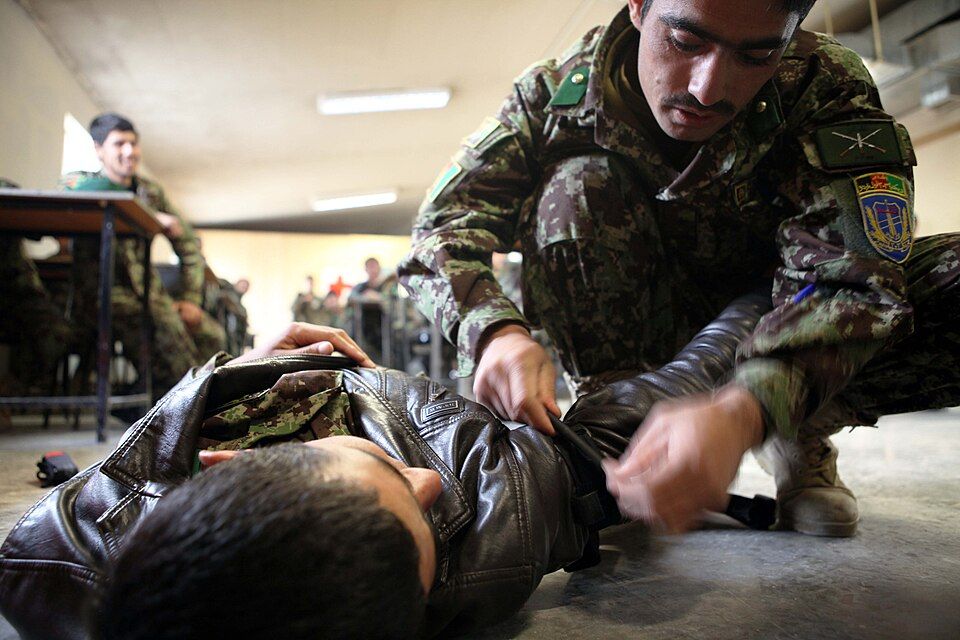
#> input picture cai-laowai/assets/faces/af-131202-a-yw808-017-11291907545-f10c714c4e.jpg, 960 x 640 px
$ python -i pool_quality_filter.py   (imports and definitions only)   (older library calls are emulated)
#> lines starting #> are read from the running program, lines starting #| are printed output that depends on the picture
#> further down, picture is the input picture: shape (640, 960, 3); mean B, G, R 86.5, 95.1, 102.3
#!/usr/bin/env python3
"""
Scan pool photos and remove:
  - grayscale / black-and-white images
  - cartoons, drawings, illustrations (non-photographic)
  - images without a clear single face

Writes a cleaned faces-pool.json and optionally deletes rejected files.
"""
from __future__ import annotations

import json
import sys
from collections import Counter
from datetime import datetime, timezone
from pathlib import Path

import cv2
import numpy as np
from tqdm import tqdm

ROOT = Path(__file__).resolve().parents[1]
DATA = ROOT / "data"
ASSETS = ROOT / "assets"
DEFAULT_JSON = DATA / "faces-pool.json"

sys.path.insert(0, str(Path(__file__).resolve().parent))
from profile_face_check import close_detector, is_profile_portrait  # noqa: E402


# [5 lines left out: function is_grayscale, not called in this run]


def is_cartoon_or_drawing(img: np.ndarray) -> tuple[bool, str]:
    """Heuristic: cartoons/drawings tend to have large flat-color regions and few color gradients."""
    h, w = img.shape[:2]
#> h = 640; w = 960
    area = h * w
#> area = 614400
    if area < 100:
        return True, "tiny"

    small = cv2.resize(img, (256, 256), interpolation=cv2.INTER_AREA)
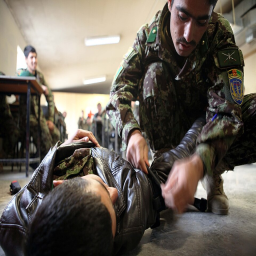
#> small: shape (256, 256, 3); mean B, G, R 86.5, 95.1, 102.3
    hsv = cv2.cvtColor(small, cv2.COLOR_BGR2HSV)
#> hsv: shape (256, 256, 3); mean H, S, V 38.5, 61.5, 104

    gray = cv2.cvtColor(small, cv2.COLOR_BGR2GRAY)
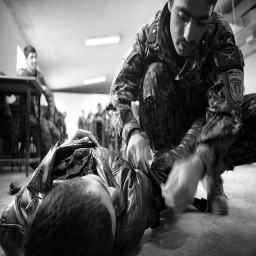
#> gray: shape (256, 256); min 0, max 255, mean 96.3
    edges = cv2.Canny(gray, 80, 200)
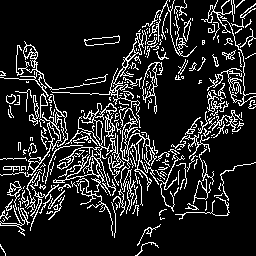
#> edges: shape (256, 256); 13.9% white in thin lines or dots
    edge_ratio = float(np.count_nonzero(edges)) / (256 * 256)
#> edge_ratio = 0.139

    quant = (small // 32) * 32
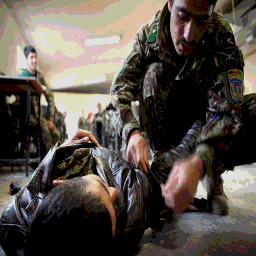
#> quant: shape (256, 256, 3); mean B, G, R 71.7, 79.7, 87.1
    pixels = quant.reshape(-1, 3)
    unique_colors = len(np.unique(pixels, axis=0))
#> unique_colors = 136

    sat_std = float(np.std(hsv[:, :, 1]))
#> sat_std = 42.97
    val_std = float(np.std(hsv[:, :, 2]))
#> val_std = 81.53

    lap = cv2.Laplacian(gray, cv2.CV_64F)
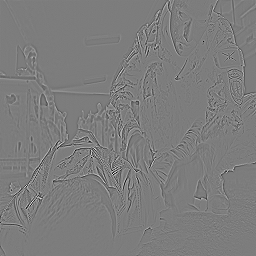
#> lap: shape (256, 256) float64; min -450, max 468, mean 0; drawn with min black and max white
    texture_var = float(np.var(lap))
#> texture_var = 1726.4

    if unique_colors < 60 and texture_var < 400:
        return True, f"flat_colors:{unique_colors},texture:{texture_var:.0f}"

    if edge_ratio > 0.18 and unique_colors < 120:
        return True, f"cartoon_edges:{edge_ratio:.2f},colors:{unique_colors}"

    if texture_var < 150 and sat_std < 25:
        return True, f"low_texture:{texture_var:.0f},sat_std:{sat_std:.0f}"

    return False, "photo"


# [89 lines left out: function main, not called in this run]


# [2 lines not run here, left out]

>>> import cv2
>>> picture = cv2.imread('../assets/faces/af-131202-a-yw808-017-11291907545-f10c714c4e.jpg')
>>> result = is_cartoon_or_drawing(picture)
#> result = (False, 'photo')

$ run again, on cai-laowai/assets/faces-staging/at-alps16-dayone-bmeia---53455044268-857fa9d198.jpg
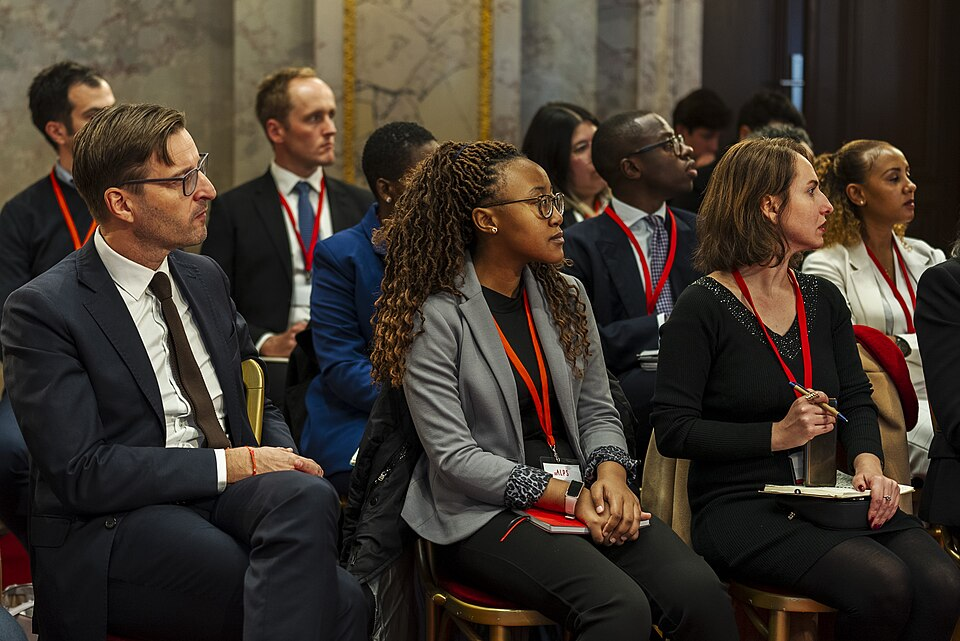
#> input picture cai-laowai/assets/faces-staging/at-alps16-dayone-bmeia---53455044268-857fa9d198.jpg, 960 x 641 px
#> picture is the input picture: shape (641, 960, 3); mean B, G, R 45, 53.7, 63.2
#> hsv: shape (256, 256, 3); mean H, S, V 44.5, 77.8, 65.2
#> in is_cartoon_or_drawing, `edges = cv2.Canny(gray, 80, 200)`:
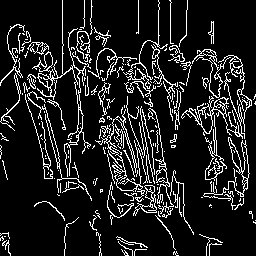
#> edges: shape (256, 256); 12.4% white in thin lines or dots
#> edge_ratio = 0.124
#> unique_colors = 118
#> sat_std = 60.68
#> val_std = 51.72
#> in is_cartoon_or_drawing, `lap = cv2.Laplacian(gray, cv2.CV_64F)`:
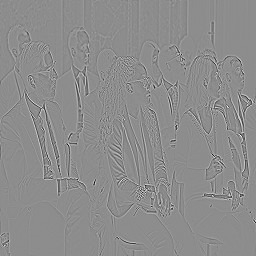
#> lap: shape (256, 256) float64; min -466, max 376, mean 0; drawn with min black and max white
#> texture_var = 1802.2
#> result = (False, 'photo')

$ run again, on cai-laowai/assets/faces-staging/at-alps16-dayone-bmeia---53455330635-30daaed08f.jpg
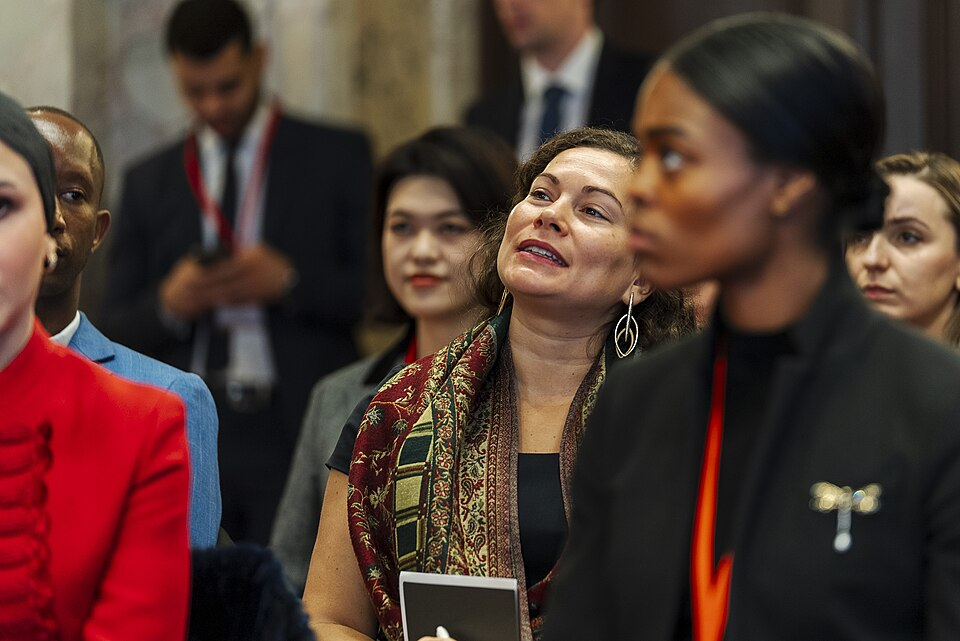
#> input picture cai-laowai/assets/faces-staging/at-alps16-dayone-bmeia---53455330635-30daaed08f.jpg, 960 x 641 px
#> picture is the input picture: shape (641, 960, 3); mean B, G, R 47.6, 54.5, 79.4
#> hsv: shape (256, 256, 3); mean H, S, V 55.9, 89.5, 81.5
#> in is_cartoon_or_drawing, `edges = cv2.Canny(gray, 80, 200)`:
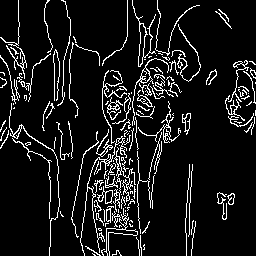
#> edges: shape (256, 256); 9.7% white in thin lines or dots
#> edge_ratio = 0.0971
#> unique_colors = 135
#> sat_std = 69.78
#> val_std = 58.78
#> in is_cartoon_or_drawing, `lap = cv2.Laplacian(gray, cv2.CV_64F)`:
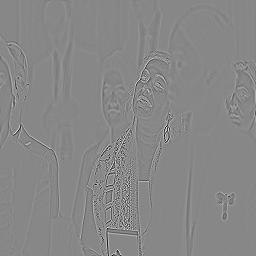
#> lap: shape (256, 256) float64; min -376, max 331, mean 0; drawn with min black and max white
#> texture_var = 820.5
#> result = (False, 'photo')
